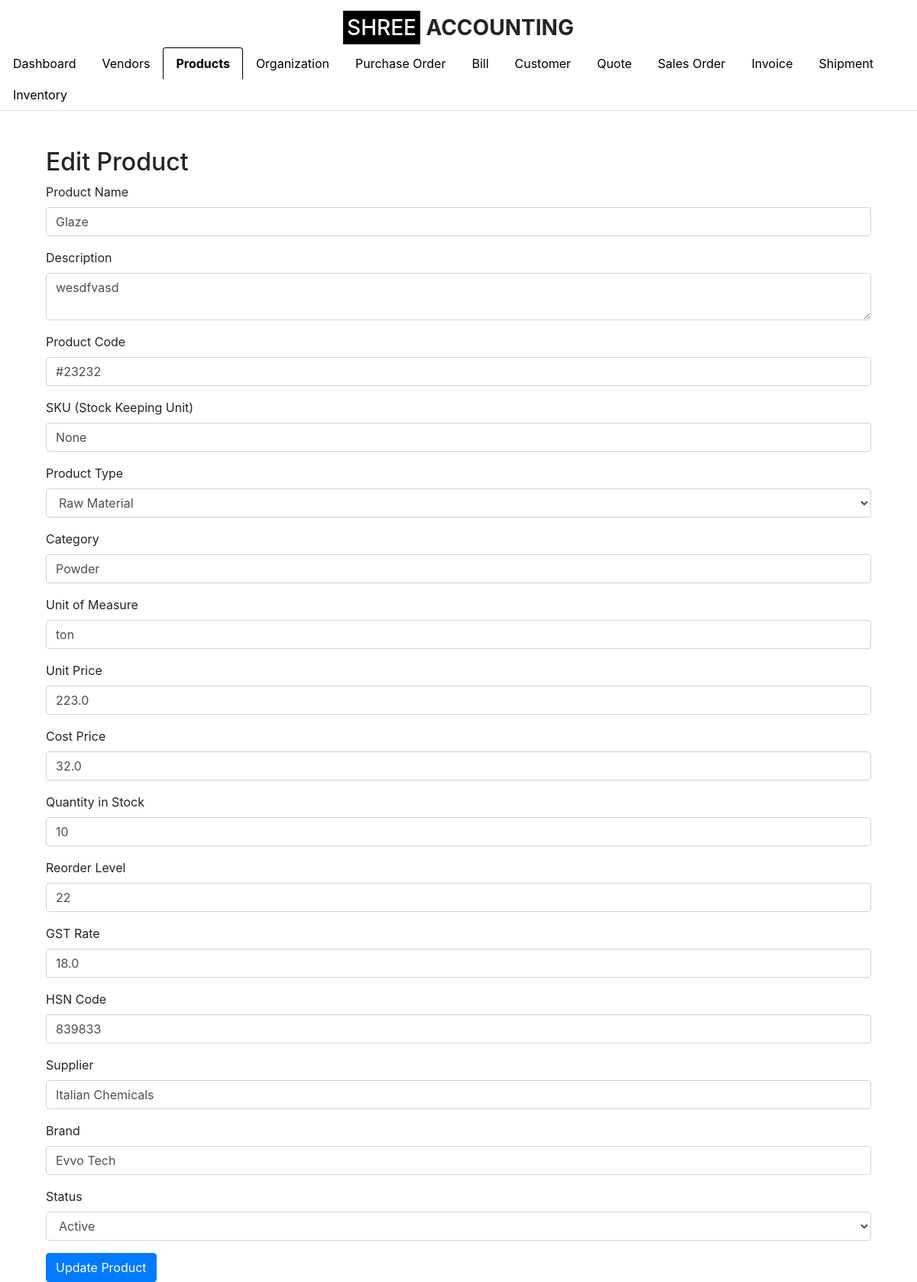
The app's page /edit_product/1 (signed in), older data.
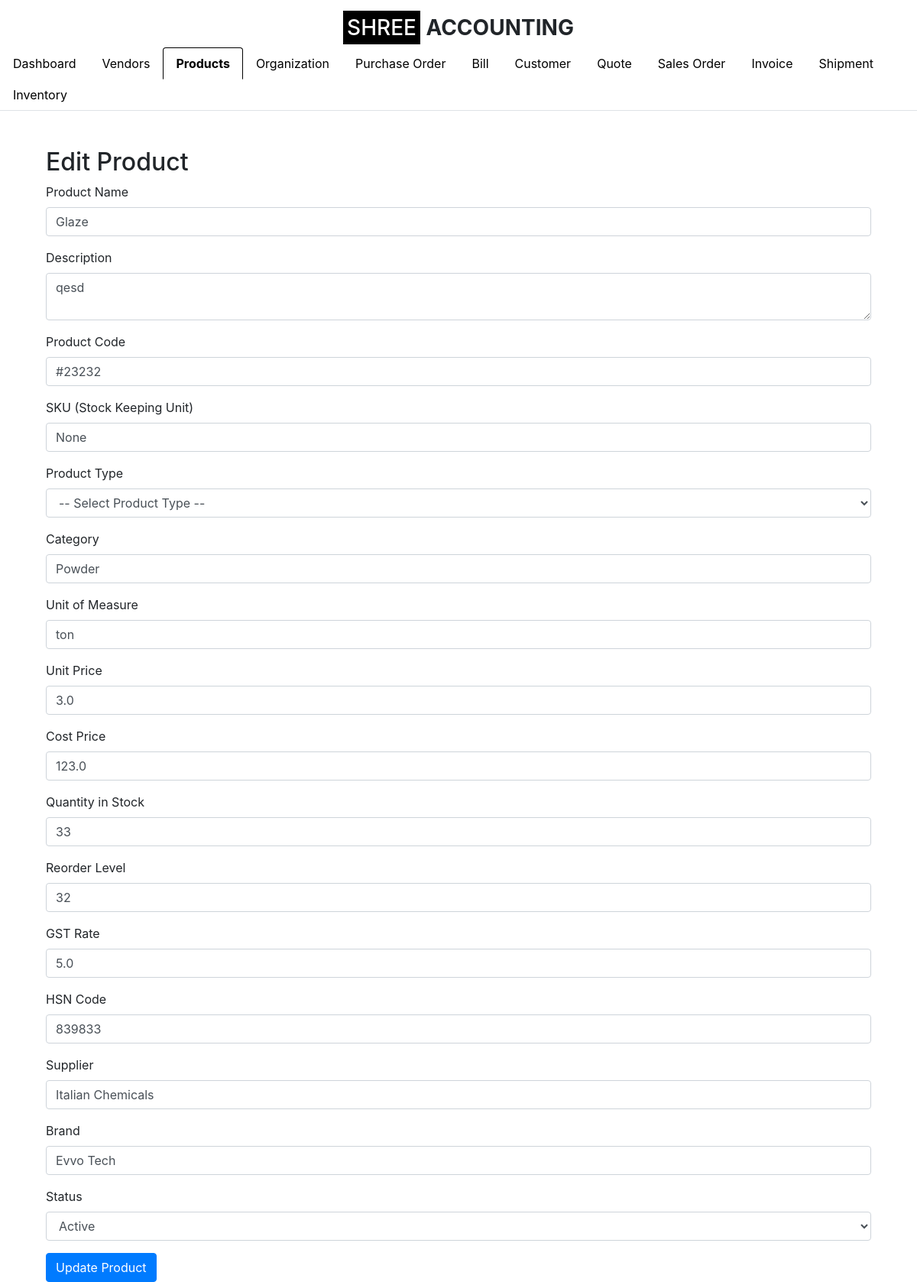
The same page, newer data.
### app.py (models this page shows)
class Product(db.Model):
    id = db.Column(db.Integer, primary_key=True)
    product_name = db.Column(db.String(100), nullable=False)
    description = db.Column(db.String(255), nullable=True)
    product_code = db.Column(db.String(50), nullable=False, unique=True)
    sku = db.Column(db.String(50), nullable=True)  # Include SKU
    unit = db.Column(db.String(20), nullable=False)
    category = db.Column(db.String(50), nullable=False)  # e.g., Consumable, Trading, etc.
    product_type = db.Column(db.String(50), nullable=False)  # e.g., Finished Product, Service, Raw Material
    brand = db.Column(db.String(50), nullable=True)
    unit_price = db.Column(db.Float, nullable=False)
    cost_price = db.Column(db.Float, nullable=True)
    quantity_in_stock = db.Column(db.Integer, nullable=False, default=0)
    reorder_level = db.Column(db.Integer, nullable=True, default=10)
    gst_rate = db.Column(db.Float, nullable=True)
    hsn_code = db.Column(db.String(20), nullable=True)
    supplier = db.Column(db.String(100), nullable=True)
    status = db.Column(db.String(20), nullable=False, default='Active')
    created_at = db.Column(db.DateTime, default=datetime.utcnow)
    updated_at = db.Column(db.DateTime, default=datetime.utcnow, onupdate=datetime.utcnow)
    organization_id = db.Column(db.Integer, db.ForeignKey('setup_organization.id'), nullable=False)
    organization = db.relationship('SetupOrganization', backref=db.backref('products', lazy=True))

### app.py (the view)
    def wrap(*args, **kwargs):
        if 'logged_in' in session:
            return f(*args, **kwargs)
        else:
            flash('Please log in first.', 'warning')
            return redirect(url_for('login'))

### app.py (called while the page is built, shortened)
def login_required(f):
    def wrap(*args, **kwargs):
        if 'logged_in' in session:
            return f(*args, **kwargs)
        else:
            flash('Please log in first.', 'warning')
            return redirect(url_for('login'))
    wrap.__name__ = f.__name__
    return wrap

@app.route('/edit_product/<int:product_id>', methods=['GET', 'POST'])
@login_required
def edit_product(product_id):
    product = Product.query.get_or_404(product_id)
    return render_template('edit_product.html', product=product, show_logo=True, active_tab='product')

### templates/edit_product.html (shortened to what the changed rows need)
{% extends "base.html" %}
{% block content %}
<div class="container mt-5">
    <h2>Edit Product</h2>
    <form method="POST" action="{{ url_for('edit_product', product_id=product.id) }}">
        <div class="form-group">
            <label for="product_name">Product Name</label>
            <input type="text" class="form-control" id="product_name" name="product_name" value="{{ product.product_name }}" required>
        </div>
        <div class="form-group">
            <label for="description">Description</label>
            <textarea class="form-control" id="description" name="description">{{ product.description }}</textarea>
        </div>
        <div class="form-group">
            <label for="product_code">Product Code</label>
            <input type="text" class="form-control" id="product_code" name="product_code" value="{{ product.product_code }}" required>
        </div>
        <div class="form-group">
            <label for="sku">SKU (Stock Keeping Unit)</label>
            <input type="text" class="form-control" id="sku" name="sku" value="{{ product.sku }}" required>
        </div>
        <div class="form-group">
            <label for="product_type">Product Type</label>
            <select class="form-control" id="product_type" name="product_type" required>
                <option value="">-- Select Product Type --</option>
                <option value="Raw Material" {% if product.product_type == 'Raw Material' %}selected{% endif %}>Raw Material</option>
            </select>
        </div>
        <div class="form-group">
            <label for="category">Category</label>
            <input type="text" class="form-control" id="category" name="category" value="{{ product.category }}">
        </div>
        <div class="form-group">
            <label for="unit">Unit of Measure</label>
            <input type="text" class="form-control" id="unit" name="unit" value="{{ product.unit }}" required>
        </div>
        <div class="form-group">
            <label for="unit_price">Unit Price</label>
            <input type="number" step="0.01" class="form-control" id="unit_price" name="unit_price" value="{{ product.unit_price }}" required>
        </div>
        <div class="form-group">
            <label for="cost_price">Cost Price</label>
            <input type="number" step="0.01" class="form-control" id="cost_price" name="cost_price" value="{{ product.cost_price }}">
        </div>
        <div class="form-group">
            <label for="quantity_in_stock">Quantity in Stock</label>
            <input type="number" class="form-control" id="quantity_in_stock" name="quantity_in_stock" value="{{ product.quantity_in_stock }}" required>
        </div>
        <div class="form-group">
            <label for="reorder_level">Reorder Level</label>
            <input type="number" class="form-control" id="reorder_level" name="reorder_level" value="{{ product.reorder_level }}">
        </div>
        <div class="form-group">
            <label for="gst_rate">GST Rate</label>
            <input type="number" step="0.01" class="form-control" id="gst_rate" name="gst_rate" value="{{ product.gst_rate }}">
        </div>
        <div class="form-group">
            <label for="hsn_code">HSN Code</label>
            <input type="text" class="form-control" id="hsn_code" name="hsn_code" value="{{ product.hsn_code }}">
        </div>
        <div class="form-group">
            <label for="supplier">Supplier</label>
            <input type="text" class="form-control" id="supplier" name="supplier" value="{{ product.supplier }}">
        </div>
        <div class="form-group">
            <label for="brand">Brand</label>
            <input type="text" class="form-control" id="brand" name="brand" value="{{ product.brand }}">
        </div>
        <div class="form-group">
            <label for="status">Status</label>
            <select class="form-control" id="status" name="status" required>
                <option value="Active" {% if product.status == 'Active' %}selected{% endif %}>Active</option>
            </select>
        </div>
    </form>
</div>
{% endblock %}

Row changes from the older to the newer data that the page shows:
changed Product "Glaze": description "wesdfvasd" → "qesd"; unit_price "223.0" → "3.0"; cost_price "32.0" → "123.0"; quantity_in_stock "10" → "33"; reorder_level "22" → "32"; gst_rate "18.0" → "5.0"; product_type "Raw Material" → (not shown)
Text that changed along with them:
form field product_type: (not shown) → "-- Select Product Type --"
